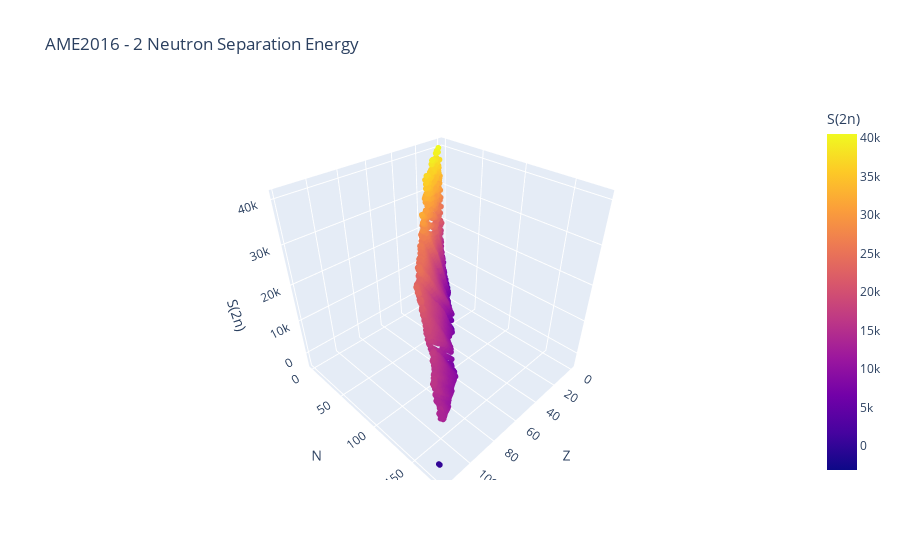

The notebook cell saved with this chart:
### Code cell
fig = px.scatter_3d(df_final, x='Z', y='N', z='S(2n)', color='S(2n)', 
                    title="AME2016 - 2 Neutron Separation Energy")
fig.update_traces(marker=dict(size=2))
fig.show()
fig.write_image(os.path.join(fig_dir, "2neutron_sep_energy.svg"))
fig.write_html(os.path.join(fig_dir, "2neutron_sep_energy.html"))

### Figure 1 — Plotly figure (JSON) as saved in the notebook; plotly's stock layout.template omitted (floating-point values rounded to 4 significant figures; data arrays with more than 128 entries replaced by an {"elided": "..."} marker saying what was removed)
{"data": [{"hovertemplate": "Z=%{x}<br>N=%{y}<br>S(2n)=%{marker.color}<extra></extra>", "legendgroup": "", "marker": {"color": {"elided": "3554 float values"}, "coloraxis": "coloraxis", "size": 2, "symbol": "circle"}, "mode": "markers", "name": "", "scene": "scene", "showlegend": false, "type": "scatter3d", "x": {"elided": "3554 int values"}, "y": {"elided": "3554 int values"}, "z": {"elided": "3554 float values"}}], "layout": {"coloraxis": {"colorbar": {"title": {"text": "S(2n)"}}, "colorscale": [[0, "#0d0887"], [0.1111, "#46039f"], [0.2222, "#7201a8"], [0.3333, "#9c179e"], [0.4444, "#bd3786"], [0.5556, "#d8576b"], [0.6667, "#ed7953"], [0.7778, "#fb9f3a"], [0.8889, "#fdca26"], [1, "#f0f921"]]}, "legend": {"tracegroupgap": 0}, "scene": {"domain": {"x": [0, 1], "y": [0, 1]}, "xaxis": {"title": {"text": "Z"}}, "yaxis": {"title": {"text": "N"}}, "zaxis": {"title": {"text": "S(2n)"}}}, "title": {"text": "AME2016 - 2 Neutron Separation Energy"}}}
